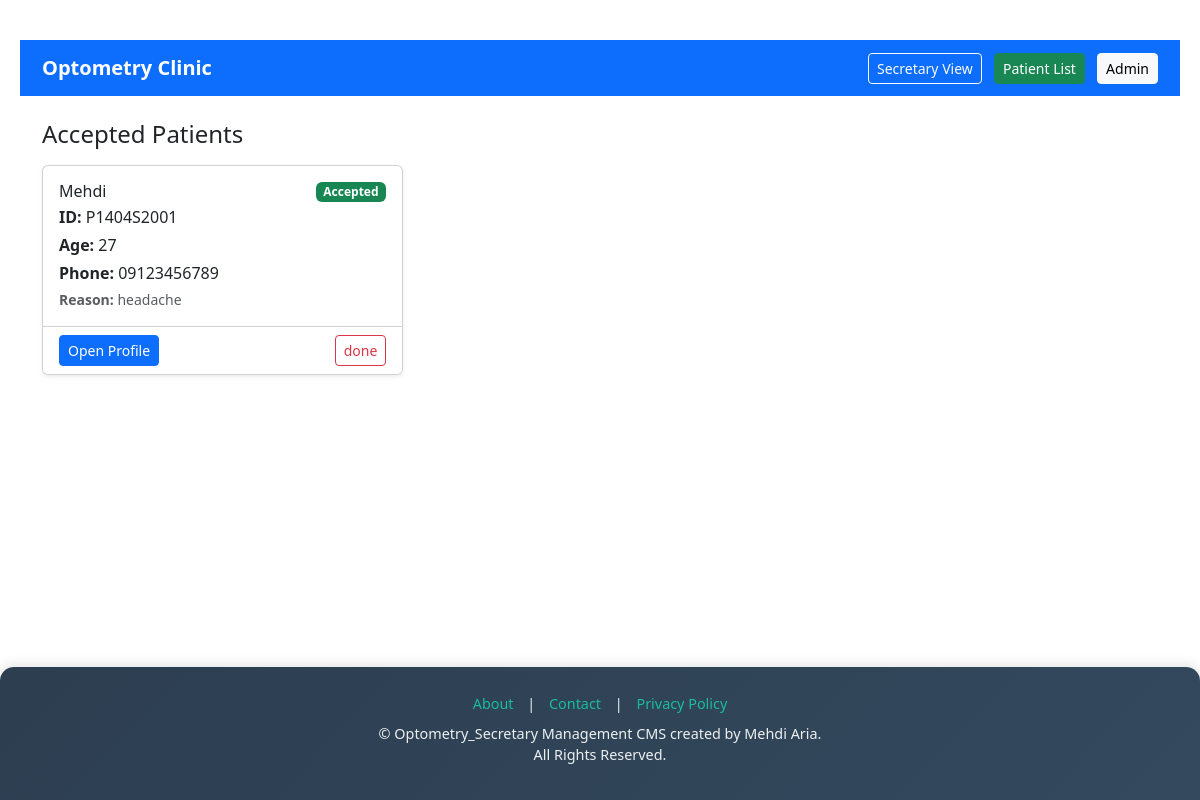
Before: /doctor/ (signed in) with the older database file.
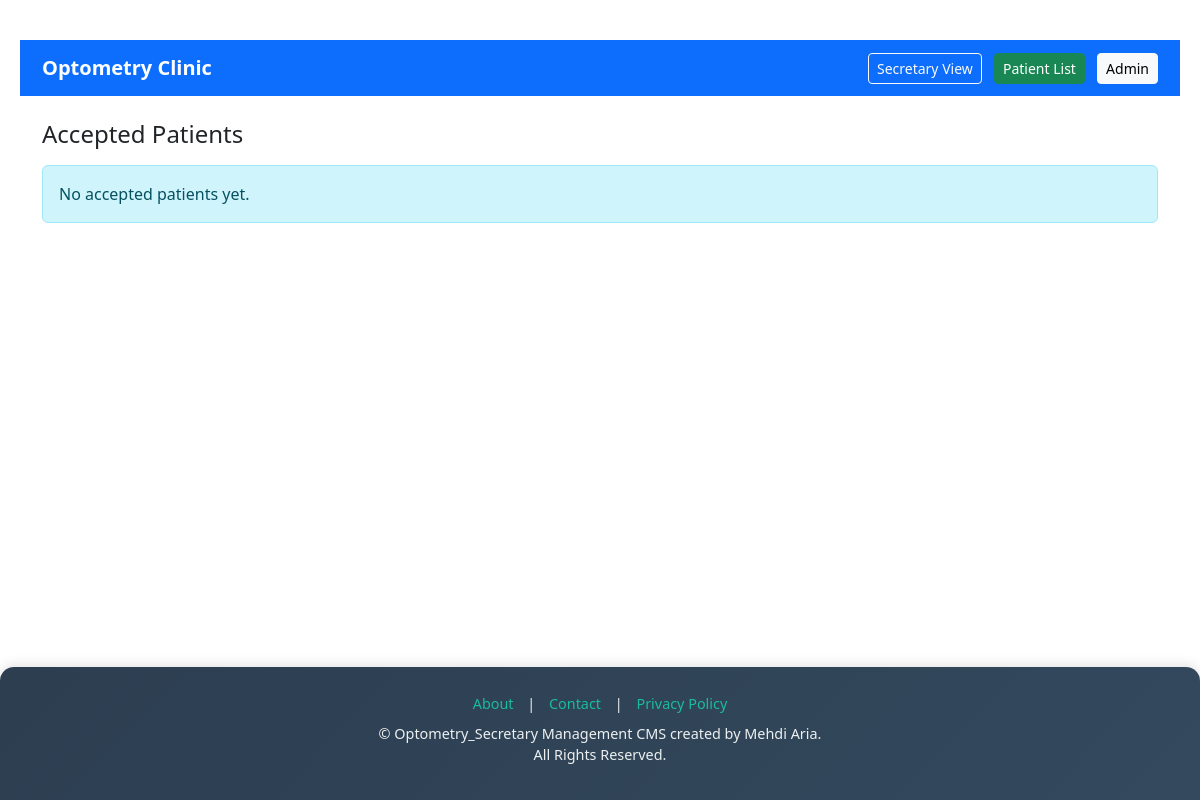
After: the same page with the newer database file.
### secretary/models.py (models this page shows, shortened)
class Patient(models.Model):
    STATUS_CHOICES = [
        ("waiting", "Waiting (Secretary list)"),
        ("accepted", "Accepted (Doctor list)"),
        ("done", "Done (Removed from both lists)"),
    ]
    patient_id = models.CharField(max_length=20, unique=True, editable=False)
    name = models.CharField(max_length=100)
    family_name = models.CharField(max_length=100)
    phone = models.CharField(max_length=15, blank=True, null=True)
    age = models.PositiveIntegerField()
    gender = models.CharField(max_length=1, choices=[('M','Male'),('F','Female')])
    melli_code = models.CharField(max_length=10,unique=True, blank=True, null=True)
    reason = models.TextField()
    status = models.CharField(max_length=20, choices=STATUS_CHOICES, default='waiting')
    created_at = models.DateTimeField(default=timezone.now)  # ✅ Correct

### doctor/views.py (the view)
# urls.py: path('', views.doctor_dashboard, name='doctor_dashboard'),
@login_required
@permission_required('doctor.view_patient', raise_exception=True)
def doctor_dashboard(request):
    patients = Patient.objects.filter(status="accepted").order_by('-id')
    return render(request, "doctor/dashboard.html", {"patients": patients})

### doctor/templates/doctor/dashboard.html (shortened to what this page needs)
{% extends "base.html" %}
  {% block extra_css %}
    <link href="https://cdn.jsdelivr.net/npm/bootstrap@5.3.3/dist/css/bootstrap.min.css" rel="stylesheet"/>
  {% endblock %}
{% block content %}
  <nav class="navbar navbar-expand-lg navbar-dark bg-primary">
    <div class="container">
      <a class="navbar-brand fw-bold" href="#">Optometry Clinic</a>
      <div class="ms-auto">
        <a class="btn btn-outline-light btn-sm" href="/secretary/">Secretary View</a>
        <a class="btn btn-success btn-sm ms-2" href="{% url 'doctor:doctor_patient_list' %}">Patient List</a>
        <a class="btn btn-light btn-sm ms-2" href="/admin/">Admin</a>
      </div>
    </div>
  </nav>
  <main class="container py-4">
    <div class="d-flex align-items-center justify-content-between mb-3">
      <h4 class="mb-0">Accepted Patients</h4>
    </div>
    <div id="patients-list">
      {% include 'doctor/patients_list.html' %}
    </div>
  </main>
{% endblock %}

### doctor/templates/doctor/patients_list.html (shortened to what this page needs)
{% if patients %}
  <div class="row row-cols-1 row-cols-md-2 row-cols-lg-3 g-3">
    {% for patient in patients %}
      <div class="col">
        <div class="card h-100 shadow-sm">
          <div class="card-body">
            <div class="d-flex justify-content-between align-items-start">
              <h6 class="card-title mb-1">{{ patient.name }}</h6>
              {% if patient.status == 'accepted' %}
                <span class="badge bg-success">Accepted</span>
              {% elif patient.status == 'waiting' %}
                <span class="badge bg-warning">Waiting</span>
              {% endif %}
            </div>
            <p class="mb-1"><strong>ID:</strong> {{ patient.patient_id }}</p>
            <p class="mb-1"><strong>Age:</strong> {{ patient.age }}</p>
            {% if patient.phone %}
              <p class="mb-1"><strong>Phone:</strong> {{ patient.phone }}</p>
            {% endif %}
            <p class="text-muted small mb-0"><strong>Reason:</strong> {{ patient.reason }}</p>
          </div>
          <div class="card-footer bg-white d-flex justify-content-between">
            <a class="btn btn-sm btn-primary" href="{% url 'doctor:patient_profile' patient.patient_id %}">Open Profile</a>
            {% if patient.status == 'accepted' %}
              <form method="POST" action="{% url 'doctor:remove_from_accepted' patient.patient_id %}" class="d-inline">
                <button type="submit" class="btn btn-sm btn-outline-danger"
                        onclick="return confirm('Remove from accepted list?');">
                    done
                </button>
              </form>
            {% endif %}
          </div>
        </div>
      </div>
    {% endfor %}
  </div>
{% else %}
  <div class="alert alert-info">No accepted patients yet.</div>
{% endif %}

Changed rows visible on the page:
removed Patient: name "Mehdi", status "Accepted", patient_id "P1404S2001", age "27", phone "09123456789", reason "headache"
Other visible differences:
text now shown: "No accepted patients yet."
